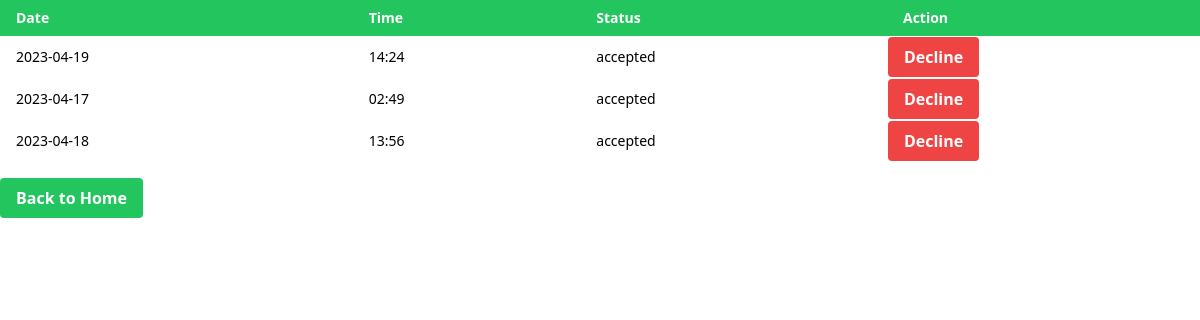
The page /accepted_manage on the database as committed earlier.
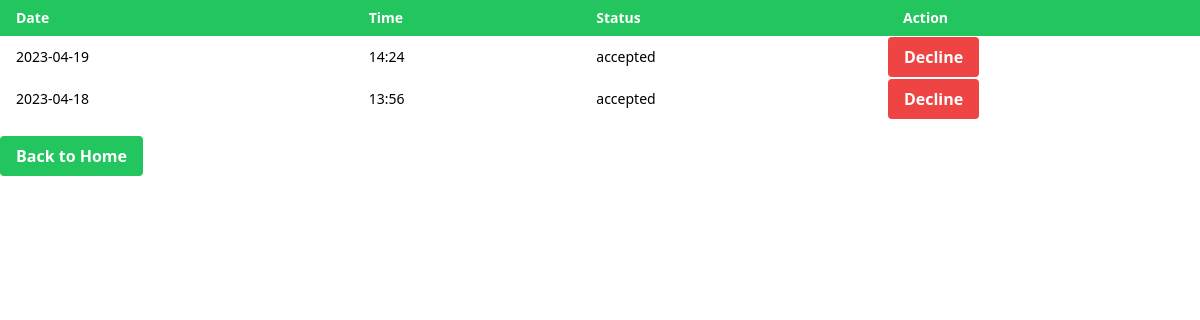
The same page on the database as committed later.
### tables this page shows
CREATE TABLE bookings (
                    id INTEGER PRIMARY KEY AUTOINCREMENT,
                    user_id INTEGER NOT NULL,
                    date TEXT NOT NULL,
                    time TEXT NOT NULL,
                    status TEXT NOT NULL DEFAULT 'pending',
                    FOREIGN KEY (user_id) REFERENCES users (id)
                );

### app.py (the view)
@app.route("/accepted_manage")
def accepted_manage():
    db = get_db()
    with db:
        cursor = db.cursor()
        cursor.execute("SELECT * FROM bookings WHERE status = ?", ('accepted',))
        bookings = cursor.fetchall()
    return render_template('accepted_manage.html', bookings = bookings)

### app.py (called while the page is built)
def get_db():
    if 'db' not in g:
        g.db = sqlite3.connect(DATABASE)
        with g.db as conn:
            conn.execute("""
            CREATE TABLE IF NOT EXISTS users (
                id INTEGER PRIMARY KEY AUTOINCREMENT,
                username TEXT NOT NULL UNIQUE,
                email TEXT NOT NULL UNIQUE,
                password TEXT NOT NULL,
                type TEXT NOT NULL
            )
            """)
            conn.execute("""
                CREATE TABLE IF NOT EXISTS bookings (
                    id INTEGER PRIMARY KEY AUTOINCREMENT,
                    user_id INTEGER NOT NULL,
                    date TEXT NOT NULL,
                    time TEXT NOT NULL,
                    status TEXT NOT NULL DEFAULT 'pending',
                    FOREIGN KEY (user_id) REFERENCES users (id)
                )
            """)
    return g.db

@app.before_request
def before_request():
    session.permanent = True

@app.teardown_appcontext
def teardown_appcontext(e=None):
    close_db()

### templates/accepted_manage.html (shortened to what this page needs)
<!DOCTYPE html>
<html>
<head>
	<script src="https://cdn.tailwindcss.com"></script>
</head>
<body>
	<table class="w-full">
        <thead>
            <tr class="bg-green-500">
                <th class="text-white py-2 px-2 sm:px-4 text-sm text-left">Date</th>
                <th class="text-white py-2 px-2 sm:px-4 text-sm text-left">Time</th>
                <th class="text-white py-2 px-2 sm:px-4 text-sm text-left">Status</th>
                <th class="text-white py-2 px-2 sm:px-4 text-sm text-left">Action</th>
            </tr>
        </thead>
        <tbody>
            {% for booking in bookings %}
            <tr>
                <td class="py-2 px-2 sm:px-4 text-sm">{{ booking[2] }}</td>
                <td class="py-2 px-2 sm:px-4 text-sm">{{ booking[3] }}</td>
                <td class="py-2 px-2 sm:px-4 text-sm">{{ booking[4] }}</td>
                <td class="flex items-center space-x-4">
                    <form action="/manage_bookings" method="POST">
                        <button type="submit" name="status" value="declined" class="decline-button bg-red-500 hover:bg-red-700 text-white font-bold py-2 px-4 rounded transform hover:scale-105 transition-transform duration-300">Decline</button>
                    </form>
                </td>
            </tr>
            {% endfor %}
        </tbody>
    </table>
		<a href="/" class="inline-block mt-4 bg-green-500 hover:bg-green-700 text-white font-bold py-2 px-4 rounded transition-transform duration-300 transform hover:scale-105">
			Back to Home
		</a>
</body>
</html>

Rows that differ between the two databases and show on the page:
no longer on this page (row edited): bookings: date "2023-04-17", time "02:49", status "accepted"
